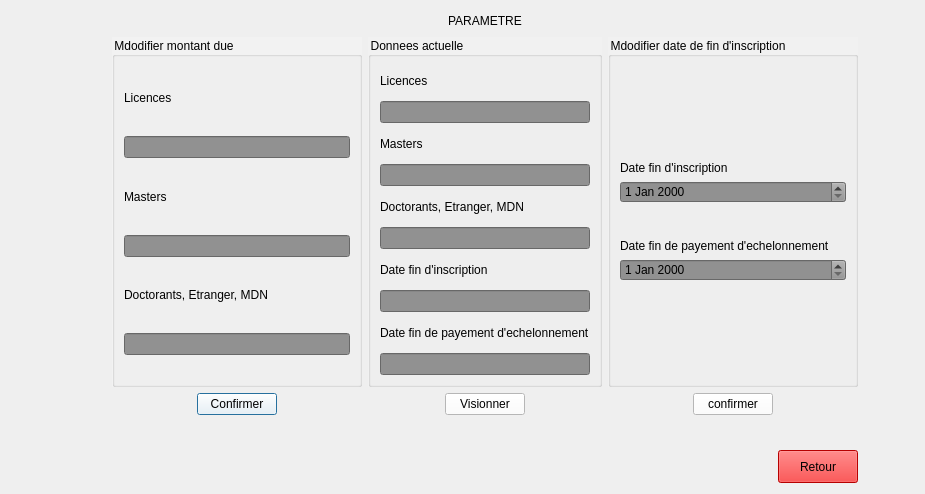
<?xml version="1.0" encoding="UTF-8"?>
<ui version="4.0">
 <class>parametre</class>
 <widget class="QDialog" name="parametre">
  <property name="geometry">
   <rect>
    <x>0</x>
    <y>0</y>
    <width>925</width>
    <height>494</height>
   </rect>
  </property>
  <property name="minimumSize">
   <size>
    <width>925</width>
    <height>494</height>
   </size>
  </property>
  <property name="maximumSize">
   <size>
    <width>925</width>
    <height>494</height>
   </size>
  </property>
  <property name="windowTitle">
   <string>Dialog</string>
  </property>
  <property name="styleSheet">
   <string notr="true">QDialog{
	
	background-image: url(:/img/img/hero-background-15.jpg);
}</string>
  </property>
  <layout class="QGridLayout" name="gridLayout_6">
   <item row="0" column="0" colspan="2">
    <spacer name="horizontalSpacer_7">
     <property name="orientation">
      <enum>Qt::Horizontal</enum>
     </property>
     <property name="sizeHint" stdset="0">
      <size>
       <width>318</width>
       <height>20</height>
      </size>
     </property>
    </spacer>
   </item>
   <item row="1" column="0">
    <spacer name="horizontalSpacer_9">
     <property name="orientation">
      <enum>Qt::Horizontal</enum>
     </property>
     <property name="sizeType">
      <enum>QSizePolicy::Fixed</enum>
     </property>
     <property name="sizeHint" stdset="0">
      <size>
       <width>50</width>
       <height>20</height>
      </size>
     </property>
    </spacer>
   </item>
   <item row="0" column="2">
    <widget class="QLabel" name="label">
     <property name="styleSheet">
      <string notr="true">font: 18pt &quot;MS Shell Dlg 2&quot;;</string>
     </property>
     <property name="text">
      <string>&lt;center&gt;PARAMETRE&lt;/center&gt;</string>
     </property>
    </widget>
   </item>
   <item row="1" column="1" colspan="3">
    <layout class="QVBoxLayout" name="verticalLayout_4">
     <item>
      <layout class="QGridLayout" name="gridLayout_4">
       <item row="0" column="0">
        <layout class="QVBoxLayout" name="verticalLayout">
         <item>
          <widget class="QGroupBox" name="groupBox">
           <property name="minimumSize">
            <size>
             <width>250</width>
             <height>350</height>
            </size>
           </property>
           <property name="maximumSize">
            <size>
             <width>250</width>
             <height>350</height>
            </size>
           </property>
           <property name="styleSheet">
            <string notr="true">QGroupBox{
background-color: rgba(255, 255, 255, 45);
}</string>
           </property>
           <property name="title">
            <string>Mdodifier montant due</string>
           </property>
           <layout class="QGridLayout" name="gridLayout">
            <item row="4" column="0">
             <widget class="QLabel" name="label_4">
              <property name="text">
               <string>Doctorants, Etranger, MDN</string>
              </property>
             </widget>
            </item>
            <item row="1" column="0">
             <widget class="QLineEdit" name="inp_licence">
              <property name="styleSheet">
               <string notr="true">QLineEdit{
	background-color: rgb(145, 145, 145);
	color:  #000;
}</string>
              </property>
             </widget>
            </item>
            <item row="3" column="0">
             <widget class="QLineEdit" name="inp_master">
              <property name="styleSheet">
               <string notr="true">QLineEdit{
	background-color: rgb(145, 145, 145);
	color:  #000;
}</string>
              </property>
             </widget>
            </item>
            <item row="2" column="0">
             <widget class="QLabel" name="label_3">
              <property name="text">
               <string>Masters</string>
              </property>
             </widget>
            </item>
            <item row="5" column="0">
             <widget class="QLineEdit" name="inp_DocEtrMdn">
              <property name="styleSheet">
               <string notr="true">QLineEdit{
	background-color: rgb(145, 145, 145);
	color:  #000;
}</string>
              </property>
             </widget>
            </item>
            <item row="0" column="0">
             <widget class="QLabel" name="label_2">
              <property name="text">
               <string>Licences</string>
              </property>
             </widget>
            </item>
            <item row="6" column="0">
             <spacer name="verticalSpacer">
              <property name="orientation">
               <enum>Qt::Vertical</enum>
              </property>
              <property name="sizeType">
               <enum>QSizePolicy::Fixed</enum>
              </property>
              <property name="sizeHint" stdset="0">
               <size>
                <width>20</width>
                <height>20</height>
               </size>
              </property>
             </spacer>
            </item>
           </layout>
          </widget>
         </item>
         <item>
          <layout class="QHBoxLayout" name="horizontalLayout">
           <item>
            <spacer name="horizontalSpacer">
             <property name="orientation">
              <enum>Qt::Horizontal</enum>
             </property>
             <property name="sizeHint" stdset="0">
              <size>
               <width>40</width>
               <height>20</height>
              </size>
             </property>
            </spacer>
           </item>
           <item>
            <widget class="QPushButton" name="pushButton_2">
             <property name="styleSheet">
              <string notr="true">QPushButton{
	background-color: #fff;
	color: #000;
}
</string>
             </property>
             <property name="text">
              <string>Confirmer</string>
             </property>
            </widget>
           </item>
           <item>
            <spacer name="horizontalSpacer_2">
             <property name="orientation">
              <enum>Qt::Horizontal</enum>
             </property>
             <property name="sizeHint" stdset="0">
              <size>
               <width>40</width>
               <height>20</height>
              </size>
             </property>
            </spacer>
           </item>
          </layout>
         </item>
        </layout>
       </item>
       <item row="0" column="1">
        <spacer name="horizontalSpacer_10">
         <property name="orientation">
          <enum>Qt::Horizontal</enum>
         </property>
         <property name="sizeHint" stdset="0">
          <size>
           <width>27</width>
           <height>20</height>
          </size>
         </property>
        </spacer>
       </item>
       <item row="0" column="2">
        <layout class="QVBoxLayout" name="verticalLayout_3">
         <item>
          <widget class="QGroupBox" name="groupBox_2">
           <property name="minimumSize">
            <size>
             <width>0</width>
             <height>350</height>
            </size>
           </property>
           <property name="maximumSize">
            <size>
             <width>16777215</width>
             <height>350</height>
            </size>
           </property>
           <property name="styleSheet">
            <string notr="true">QGroupBox{
background-color: rgba(255, 255, 255, 25);
}</string>
           </property>
           <property name="title">
            <string>Donnees actuelle</string>
           </property>
           <layout class="QGridLayout" name="gridLayout_2">
            <item row="0" column="0">
             <widget class="QLabel" name="label_5">
              <property name="text">
               <string>Licences</string>
              </property>
             </widget>
            </item>
            <item row="1" column="0">
             <widget class="QLineEdit" name="dataLicence">
              <property name="enabled">
               <bool>false</bool>
              </property>
              <property name="styleSheet">
               <string notr="true">QLineEdit{
	background-color: rgb(145, 145, 145);
	color:  #000;
}</string>
              </property>
             </widget>
            </item>
            <item row="2" column="0">
             <widget class="QLabel" name="label_6">
              <property name="text">
               <string>Masters</string>
              </property>
             </widget>
            </item>
            <item row="3" column="0">
             <widget class="QLineEdit" name="dataMaster">
              <property name="enabled">
               <bool>false</bool>
              </property>
              <property name="styleSheet">
               <string notr="true">QLineEdit{
	background-color: rgb(145, 145, 145);
	color:  #000;
}</string>
              </property>
             </widget>
            </item>
            <item row="4" column="0">
             <widget class="QLabel" name="label_7">
              <property name="text">
               <string>Doctorants, Etranger, MDN</string>
              </property>
             </widget>
            </item>
            <item row="5" column="0">
             <widget class="QLineEdit" name="dataDocEtrMdn">
              <property name="enabled">
               <bool>false</bool>
              </property>
              <property name="styleSheet">
               <string notr="true">QLineEdit{
	background-color: rgb(145, 145, 145);
	color:  #000;
}</string>
              </property>
             </widget>
            </item>
            <item row="6" column="0">
             <widget class="QLabel" name="label_8">
              <property name="text">
               <string>Date fin d'inscription</string>
              </property>
             </widget>
            </item>
            <item row="7" column="0">
             <widget class="QLineEdit" name="dataDateInsc">
              <property name="enabled">
               <bool>false</bool>
              </property>
              <property name="styleSheet">
               <string notr="true">QLineEdit{
	background-color: rgb(145, 145, 145);
	color:  #000;
}</string>
              </property>
             </widget>
            </item>
            <item row="8" column="0">
             <widget class="QLabel" name="label_9">
              <property name="text">
               <string>Date fin de payement d'echelonnement</string>
              </property>
             </widget>
            </item>
            <item row="9" column="0">
             <widget class="QLineEdit" name="dataDateEch">
              <property name="enabled">
               <bool>false</bool>
              </property>
              <property name="styleSheet">
               <string notr="true">QLineEdit{
	background-color: rgb(145, 145, 145);
	color:  #000;
}</string>
              </property>
             </widget>
            </item>
           </layout>
          </widget>
         </item>
         <item>
          <layout class="QHBoxLayout" name="horizontalLayout_2">
           <item>
            <spacer name="horizontalSpacer_3">
             <property name="orientation">
              <enum>Qt::Horizontal</enum>
             </property>
             <property name="sizeHint" stdset="0">
              <size>
               <width>40</width>
               <height>20</height>
              </size>
             </property>
            </spacer>
           </item>
           <item>
            <widget class="QPushButton" name="pushButton">
             <property name="styleSheet">
              <string notr="true">QPushButton{
	background-color: #fff;
	color: #000;
}
</string>
             </property>
             <property name="text">
              <string>Visionner</string>
             </property>
            </widget>
           </item>
           <item>
            <spacer name="horizontalSpacer_4">
             <property name="orientation">
              <enum>Qt::Horizontal</enum>
             </property>
             <property name="sizeHint" stdset="0">
              <size>
               <width>40</width>
               <height>20</height>
              </size>
             </property>
            </spacer>
           </item>
          </layout>
         </item>
        </layout>
       </item>
       <item row="0" column="3">
        <spacer name="horizontalSpacer_11">
         <property name="orientation">
          <enum>Qt::Horizontal</enum>
         </property>
         <property name="sizeHint" stdset="0">
          <size>
           <width>27</width>
           <height>20</height>
          </size>
         </property>
        </spacer>
       </item>
       <item row="0" column="4">
        <layout class="QVBoxLayout" name="verticalLayout_2">
         <item>
          <widget class="QGroupBox" name="groupBox_3">
           <property name="minimumSize">
            <size>
             <width>250</width>
             <height>350</height>
            </size>
           </property>
           <property name="maximumSize">
            <size>
             <width>250</width>
             <height>350</height>
            </size>
           </property>
           <property name="styleSheet">
            <string notr="true">QGroupBox{
background-color: rgba(255, 255, 255, 25);
}</string>
           </property>
           <property name="title">
            <string>Mdodifier date de fin d'inscription</string>
           </property>
           <layout class="QGridLayout" name="gridLayout_3">
            <item row="2" column="0">
             <widget class="QDateEdit" name="inp_dateIns">
              <property name="styleSheet">
               <string notr="true">QDateEdit{
	background-color: rgb(145, 145, 145);
	color: #000;
}
</string>
              </property>
             </widget>
            </item>
            <item row="0" column="0">
             <spacer name="verticalSpacer_3">
              <property name="orientation">
               <enum>Qt::Vertical</enum>
              </property>
              <property name="sizeHint" stdset="0">
               <size>
                <width>20</width>
                <height>40</height>
               </size>
              </property>
             </spacer>
            </item>
            <item row="6" column="0">
             <spacer name="verticalSpacer_2">
              <property name="orientation">
               <enum>Qt::Vertical</enum>
              </property>
              <property name="sizeHint" stdset="0">
               <size>
                <width>20</width>
                <height>40</height>
               </size>
              </property>
             </spacer>
            </item>
            <item row="1" column="0">
             <widget class="QLabel" name="label_10">
              <property name="text">
               <string>Date fin d'inscription</string>
              </property>
             </widget>
            </item>
            <item row="5" column="0">
             <widget class="QDateEdit" name="inp_dateEch">
              <property name="styleSheet">
               <string notr="true">QDateEdit{
	background-color: rgb(145, 145, 145);
	color: #000;
}
</string>
              </property>
             </widget>
            </item>
            <item row="4" column="0">
             <widget class="QLabel" name="label_11">
              <property name="text">
               <string>Date fin de payement d'echelonnement</string>
              </property>
             </widget>
            </item>
            <item row="3" column="0">
             <spacer name="verticalSpacer_4">
              <property name="orientation">
               <enum>Qt::Vertical</enum>
              </property>
              <property name="sizeType">
               <enum>QSizePolicy::Fixed</enum>
              </property>
              <property name="sizeHint" stdset="0">
               <size>
                <width>20</width>
                <height>30</height>
               </size>
              </property>
             </spacer>
            </item>
           </layout>
          </widget>
         </item>
         <item>
          <layout class="QHBoxLayout" name="horizontalLayout_3">
           <item>
            <spacer name="horizontalSpacer_6">
             <property name="orientation">
              <enum>Qt::Horizontal</enum>
             </property>
             <property name="sizeHint" stdset="0">
              <size>
               <width>40</width>
               <height>20</height>
              </size>
             </property>
            </spacer>
           </item>
           <item>
            <widget class="QPushButton" name="pushButton_3">
             <property name="styleSheet">
              <string notr="true">QPushButton{
	background-color: #fff;
	color: #000;
}
</string>
             </property>
             <property name="text">
              <string>confirmer</string>
             </property>
            </widget>
           </item>
           <item>
            <spacer name="horizontalSpacer_5">
             <property name="orientation">
              <enum>Qt::Horizontal</enum>
             </property>
             <property name="sizeHint" stdset="0">
              <size>
               <width>40</width>
               <height>20</height>
              </size>
             </property>
            </spacer>
           </item>
          </layout>
         </item>
        </layout>
       </item>
      </layout>
     </item>
     <item>
      <layout class="QGridLayout" name="gridLayout_5">
       <item row="0" column="0" rowspan="2">
        <spacer name="horizontalSpacer_13">
         <property name="orientation">
          <enum>Qt::Horizontal</enum>
         </property>
         <property name="sizeHint" stdset="0">
          <size>
           <width>458</width>
           <height>20</height>
          </size>
         </property>
        </spacer>
       </item>
       <item row="0" column="1">
        <spacer name="verticalSpacer_5">
         <property name="orientation">
          <enum>Qt::Vertical</enum>
         </property>
         <property name="sizeHint" stdset="0">
          <size>
           <width>20</width>
           <height>40</height>
          </size>
         </property>
        </spacer>
       </item>
       <item row="1" column="1">
        <widget class="QPushButton" name="pushButton_4">
         <property name="styleSheet">
          <string notr="true">QPushButton{
	height: 25px;
	font: 81 Italic 11pt &quot;Fira Sans Compressed ExtraBold&quot;;
	color: black;
	background-color: red;
}

QpushButton:pressed{
	background-color: rgb(182, 7, 7);
}
</string>
         </property>
         <property name="text">
          <string>Retour</string>
         </property>
        </widget>
       </item>
      </layout>
     </item>
    </layout>
   </item>
   <item row="0" column="3" colspan="2">
    <spacer name="horizontalSpacer_8">
     <property name="orientation">
      <enum>Qt::Horizontal</enum>
     </property>
     <property name="sizeHint" stdset="0">
      <size>
       <width>313</width>
       <height>20</height>
      </size>
     </property>
    </spacer>
   </item>
   <item row="1" column="4">
    <spacer name="horizontalSpacer_12">
     <property name="orientation">
      <enum>Qt::Horizontal</enum>
     </property>
     <property name="sizeType">
      <enum>QSizePolicy::Fixed</enum>
     </property>
     <property name="sizeHint" stdset="0">
      <size>
       <width>50</width>
       <height>20</height>
      </size>
     </property>
    </spacer>
   </item>
  </layout>
 </widget>
 <resources/>
 <connections/>
</ui>
